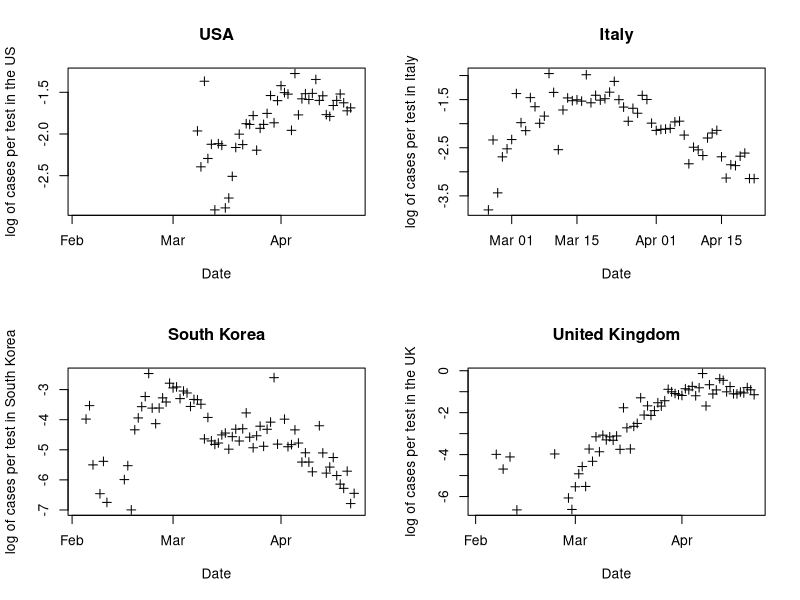
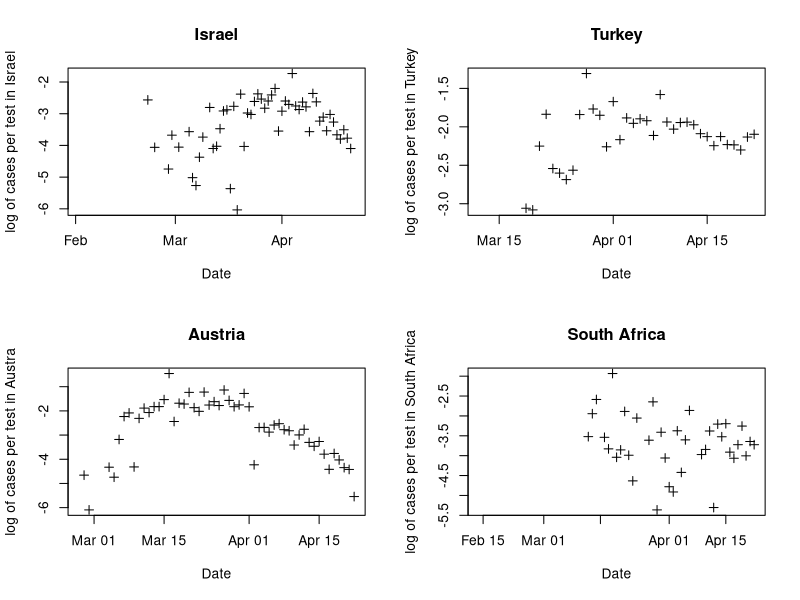
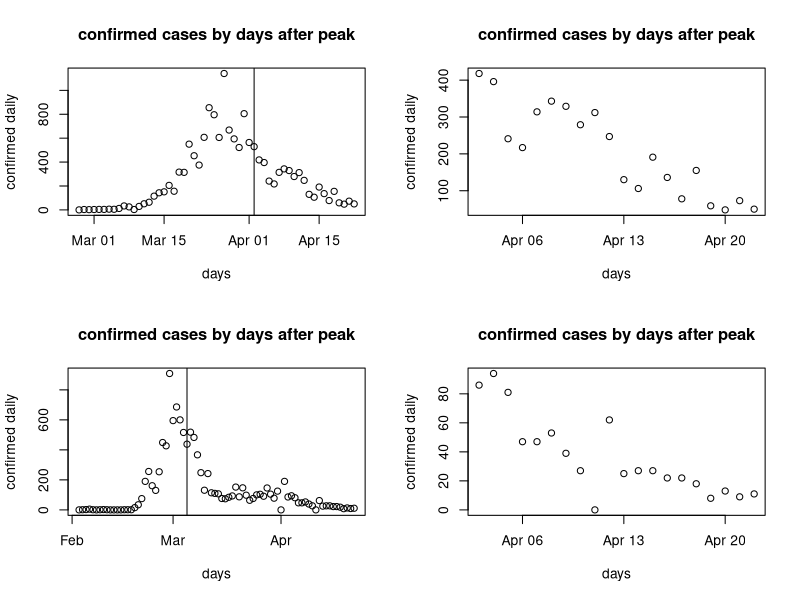

Write R code to recreate these figures, in order. (Note: this script raises an error after producing the figures.)
## ---- chunk 1
knitr::opts_chunk$set(echo = TRUE)
## ---- chunk 2
library(tidyverse)
library(lubridate)
library(ggplot2)
library(gridExtra)

cases.raw<-read.csv("daily-cases-covid-19.csv") 
cases = cases.raw %>%
  mutate(confirmed = cases.raw$Daily.confirmed.cases..cases.)%>%
  mutate(date = mdy(Date))%>%
  filter(date > "2020-02-01")%>%
  #filter(date < "2020-04-05")%>%
  select(date, confirmed, Code)%>%
  mutate(Code = as.character(Code))


tests.raw <- read.csv("full-list-covid-19-tests-per-day.csv")
tests = tests.raw %>%
  mutate(tested = tests.raw$Daily.change.in.total.tests )%>%
  mutate(date = mdy(Date))%>%
  filter(date > "2020-02-01")%>%
  #filter(date < "2020-04-05")%>%
  select(date, tested, Code) %>%
  mutate(Code = as.character(Code))


data = full_join(cases,tests)
#USA
data.usa = data %>%
  filter(Code == "USA") %>%
  select(date, confirmed, tested)%>%
  arrange(date) %>%
  mutate(cumulconfirmed = cumsum(confirmed))%>%
  mutate(growth = (confirmed/cumulconfirmed)*100)%>%
  mutate(cases.per.test = confirmed/tested) %>%
  filter(growth < 100)


par(mfrow=c(2,2))

plot(data.usa$date, log(data.usa$confirmed/data.usa$tested),pch=3,xlab = "Date"
     ,ylab = "log of cases per test in the US", main = "USA")

##Italy

data.ita = data %>%
  filter(Code == "ITA") %>%
  select(date, confirmed, tested)%>%
  arrange(date) %>%
  mutate(cumulconfirmed = cumsum(confirmed))%>%
  mutate(growth = (confirmed/cumulconfirmed)*100)%>%
  mutate(cases.per.test = confirmed/tested) %>%
  filter(growth < 100)

plot(data.ita$date, log(data.ita$confirmed/data.ita$tested),pch=3,xlab = "Date"
     ,ylab = "log of cases per test in Italy", main = "Italy")

## south korea
data.kor = data %>%
  filter(Code == "KOR") %>%
  select(date, confirmed, tested)%>%
  arrange(date) %>%
  mutate(cumulconfirmed = cumsum(confirmed))%>%
  mutate(growth = (confirmed/cumulconfirmed)*100)%>%
  mutate(cases.per.test = confirmed/tested) %>%
  filter(growth < 100)



plot(data.kor$date, log(data.kor$confirmed/data.kor$tested),pch=3,xlab = "Date"
     ,ylab = "log of cases per test in South Korea", main = "South Korea")
# uk
data.gbr = data %>%
  filter(Code == "GBR") %>%
  select(date, confirmed, tested)


plot(data.gbr$date, log(data.gbr$confirmed/data.gbr$tested),pch=3,xlab = "Date"
     ,ylab = "log of cases per test in the UK", main = "United Kingdom")

# israel
data.isr = data %>%
  filter(Code == "ISR") %>%
  select(date, confirmed, tested)



plot(data.isr$date, log(data.isr$confirmed/data.isr$tested),pch=3,xlab = "Date"
     ,ylab = "log of cases per test in Israel", main = "Israel")

#turkey
data.tur = data %>%
  filter(Code == "TUR") %>%
  select(date, confirmed, tested)


plot(data.tur$date, log(data.tur$confirmed/data.tur$tested),pch=3,xlab = "Date"
     ,ylab = "log of cases per test in Turkey", main = "Turkey")

#india
data.aut = data %>%
  filter(Code == "AUT") %>%
  select(date, confirmed, tested)%>%
  arrange(date) %>%
  mutate(cumulconfirmed = cumsum(confirmed))%>%
  mutate(growth = (confirmed/cumulconfirmed)*100)%>%
  mutate(cases.per.test = confirmed/tested) %>%
  filter(growth < 100)


plot(data.aut$date, log(data.aut$confirmed/data.aut$tested),pch=3,xlab = "Date"
     ,ylab = "log of cases per test in Austra", main = "Austria")
     
     

# south africa
data.zaf = data %>%
filter(Code == "ZAF") %>%
  select(date, confirmed, tested)


plot(data.zaf$date, log(data.zaf$confirmed/data.zaf$tested),pch=3, xlab = "Date",
     ylab = "log of cases per test in South Africa", main = "South Africa")
## ---- chunk 3

ggplotRegression <- function(dat, xvar, yvar, plotname){
  
  require(ggplot2)
  
  fit <- lm(yvar~xvar, dat)
  
  plotname<- qplot(ggplot(fit$model, aes_string(x = names(fit$model)[2], y = names(fit$model)[1])) + 
    geom_point() +
    stat_smooth(method = "lm", col = "red") +
    xlab("cases/test")+
    ylab("growth percentage")+
    labs(title = paste("R^2 = ",signif(summary(fit)$adj.r.squared, 5),
                       "y Intercept =",signif(fit$coef[[1]],5 ),
                       " Slope =",signif(fit$coef[[2]], 5),
                       " P value =",signif(summary(fit)$coef[2,4], 5))))
}
par(mfrow=c(2,2))

data.aut.new = data.aut %>%
  filter(date > "2020-04-02")

aut.fit <- lm(data.aut.new$growth ~ data.aut.new$cases.per.test)

plot(data.aut$date, data.aut$confirmed, main ="confirmed cases by days after peak", xlab = "days", ylab= "confirmed daily")
abline(v = as.Date("2020-04-02"))
plot(data.aut.new$date, data.aut.new$confirmed, main ="confirmed cases by days after peak", xlab = "days", ylab= "confirmed daily")



growth.linfit <- lm(data.aut.new$growth ~ data.aut.new$cases.per.test) 

data.kor.new = data.kor %>%
  filter(date > "2020-04-02")
plot(data.kor$date, data.kor$confirmed, main ="confirmed cases by days after peak", xlab = "days", ylab= "confirmed daily")
abline(v = as.Date("2020-03-05"))
plot(data.kor.new$date, data.kor.new$confirmed, main ="confirmed cases by days after peak", xlab = "days", ylab= "confirmed daily")







ggplotRegression(data.kor.new, data.kor.new$cases.per.test , data.kor.new$growth, plot1)
plot1 <-ggplotRegression(data.aut.new, data.aut.new$cases.per.test , data.aut.new$growth, plot2)
plot1 = plot1$mapping
grid.arrange(plot1,ncol=2)

growth.linfit <- lm(data.kor.new$growth ~ data.kor.new$cases.per.test) 

## ---- chunk 4


par(mfrow=c(2,2))


plot(data.ita$date, data.ita$confirmed, main ="confirmed cases by days ", xlab = "date", ylab= "confirmed daily")
abline(v = as.Date("2020-03-23"))

ita = data.ita %>%
  filter(date < "2020-03-23")
dates <- (seq(0,29, 1))
expfit <- lm(log(ita$confirmed) ~ ita$date)
#exp.model <- exp(predict)

tests.fit <- lm(data.ita$tested ~ data.ita$date)
confirmed.linfit <- lm(data.ita$confirmed ~ data.ita$date)



plot(data.ita$date, data.ita$tested, main = "tests per day", xlab = "date", ylab ="tests")
abline(tests.fit)
plot(ita$date,ita$confirmed, main ="confirmed cases during exponential growth", xlab = "date", ylab= "confirmed daily")
abline(confirmed.linfit)

summary(tests.fit)
summary(confirmed.linfit)
ita.new = ita %>%
  mutate(date = as.numeric(date)-18316)
ita.new = na.omit(ita.new)
# Select an approximate $\theta$, since theta must be lower than min(y), and greater than zero
theta.0 = 10

# Estimate the rest parameters using a linear model
model.0 <- lm(log(ita.new$confirmed - theta.0) ~ ita.new$date, data=ita.new)  
alpha.0 <- exp(coef(model.0)[1])
beta.0 <- coef(model.0)[2]

# Starting parameters
start <- list(alpha = alpha.0, beta = beta.0, theta = theta.0)
start

model <- nls(confirmed ~ alpha * exp(beta *date) + theta , data = ita.new, start = start)

# Plot fitted curve
plot(ita.new$date, ita.new$confirmed, main ="confirmed cases during exponential growth", xlab = "days", ylab= "confirmed daily")
lines(ita.new$date, predict(model, list(x = ita.new$date)), col = 'red', lwd = 3)

## ---- chunk 5
ita.new = ita %>%
  mutate(date = as.numeric(date)-18316)
ita.new = na.omit(ita.new)
# Select an approximate $\theta$, since theta must be lower than min(y), and greater than zero
theta.0 = 10

# Estimate the rest parameters using a linear model
model.0 <- lm(log(ita.new$confirmed - theta.0) ~ ita.new$date, data=ita.new)  
alpha.0 <- exp(coef(model.0)[1])
beta.0 <- coef(model.0)[2]

# Starting parameters
start <- list(alpha = alpha.0, beta = beta.0, theta = theta.0)
start

confirmed.expfit <- nls(confirmed ~ alpha * exp(beta *date) + theta , data = ita.new, start = start)

# Plot fitted curve
plot(ita.new$date, ita.new$confirmed, main ="confirmed cases by days during exponential growth", xlab = "days", ylab= "confirmed daily")
lines(ita.new$date, predict(model, list(x = ita.new$date)), col = 'red', lwd = 3)
summary(model)
cor(ita.new$confirmed,predict(confirmed.expfit))



